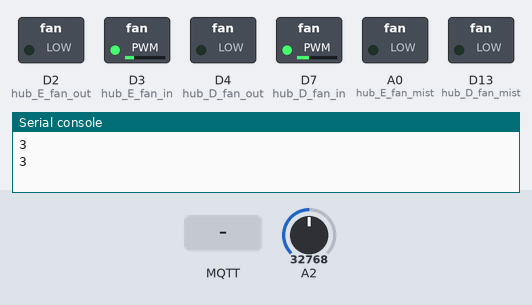
Bench run of a program on a simulated CircuitPython board. On the bench: switched loads named in the program (green lamp = pin HIGH), the last lines printed to the serial console. Inputs (shaded band) come from the test bench; at power-on: A2 = 32768 (analog values on the 0–65535 scale). WiFi joins after 1.5 s; no MQTT or app messages arrive unless stated; library files of the repository ran but are not shown: secrets.py.

Above: at 2.9 s.
3.0 s: MQTT message "1" arrives on the first subscribed topic
5.2 s: MQTT message "on" arrives on the first subscribed topic
At 7.9 s:
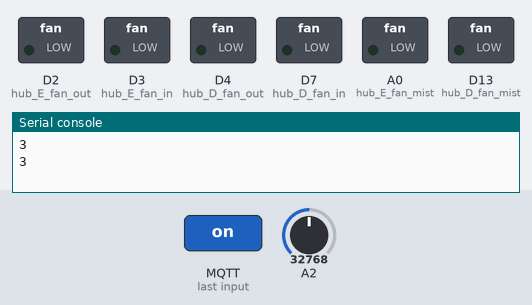
8.2 s: MQTT message "off" arrives on the first subscribed topic
At 22.2 s:
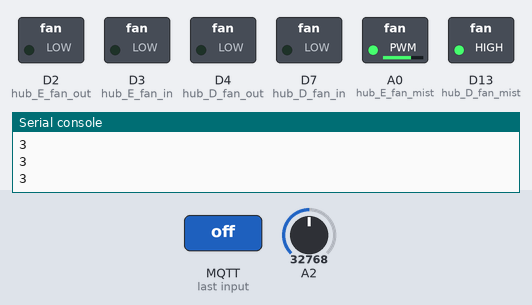
Timing chart, 0 to 46.0 s (numbered marks = the images above; inputs shaded):
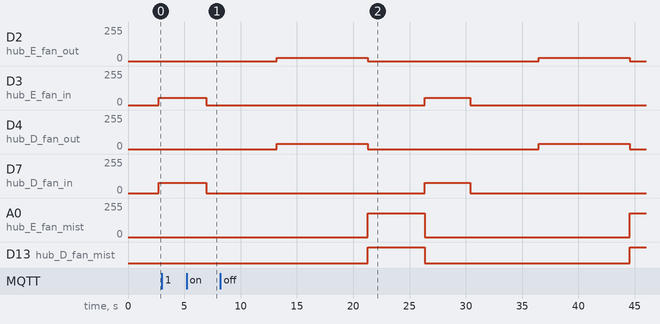

The program:

code.py
```python
from adafruit_esp32spi import adafruit_esp32spi
from adafruit_esp32spi import adafruit_esp32spi_wifimanager
import adafruit_esp32spi.adafruit_esp32spi_socket as socket
import adafruit_minimqtt.adafruit_minimqtt as MQTT
from digitalio import DigitalInOut
from slider import Slider
import board
import busio
import time
import pwmio
import digitalio


try:
    from secrets import secrets
except ImportError:
    print("WiFi secrets are kept in secrets.py, please add them there!")
    raise


# If you have an externally connected ESP32:
esp32_cs = DigitalInOut(board.D9)  # Chip select pin
esp32_ready = DigitalInOut(board.D11)  # BUSY or READY pin
esp32_reset = DigitalInOut(board.D12)  # Reset pin


spi = busio.SPI(board.SCK, board.MOSI, board.MISO)
esp = adafruit_esp32spi.ESP_SPIcontrol(spi, esp32_cs, esp32_ready, esp32_reset)

wifi = adafruit_esp32spi_wifimanager.ESPSPI_WiFiManager(esp, secrets)

# --- MQTT Functions
MQTT_topic = 'Activity'
# Define callback methods which are called when events occur
# pylint: disable=unused-argument, redefined-outer-name
def connected(client, userdata, flags, rc):
    # This function will be called when the client is connected
    # successfully to the broker.
    print("Connected to MQTT broker! Listening for topic changes on %s" % MQTT_topic)
    # Subscribe to all changes on the default MQTT topic feed.
    client.subscribe(MQTT_topic)


def disconnected(client, userdata, rc):
    # This method is called when the client is disconnected
    print("Disconnected from MQTT Broker!")


def message(client, topic, message):
    global last_incoming_value
    """Method called when a client's subscribed feed has a new
   value.
   :param str topic: The topic of the feed with a new value.
   :param str message: The new value
   """
    print("New message on topic {0}: {1}".format(topic, message))
    last_incoming_value = float(message)


# Connect to WiFi
print("Connecting to WiFi...")
wifi.connect()
print("Connected!")


# Initialize MQTT interface with the esp interface
MQTT.set_socket(socket, esp)

# Set up a MiniMQTT Client
mqtt_client = MQTT.MQTT(
    broker=secrets["mqtt_broker"],
    username=secrets["mqtt_broker_user"],
    password=secrets["mqtt_broker_password"],
    client_id=secrets["mqtt_clientid"]
)

# Setup the callback methods above
mqtt_client.on_connect = connected
mqtt_client.on_disconnect = disconnected
mqtt_client.on_message = message


# Connect the client to the MQTT broker.
print("Connecting to MQTT broker...")
mqtt_client.connect()

# We will use this value to save new incoming data
last_incoming_value = 0


###########################################

# Create PWMOut objects for fan control
hub_D_fan_in = pwmio.PWMOut(board.D7, frequency=5000, duty_cycle=0)
hub_D_fan_out = pwmio.PWMOut(board.D4, frequency=5000, duty_cycle=0)
hub_D_fan_mist = pwmio.PWMOut(board.D13, frequency=5000, duty_cycle=0)

hub_E_fan_in = pwmio.PWMOut(board.D3, frequency=5000, duty_cycle=0)
hub_E_fan_out = pwmio.PWMOut(board.D2, frequency=5000, duty_cycle=0)
hub_E_fan_mist = pwmio.PWMOut(board.A0, frequency=5000, duty_cycle=0)
curState = 0

slider = Slider()

def adjust_fans(value_fan_in, value_fan_out, value_fan_mist, hub_fan_in, hub_fan_out, hub_fan_mist):
    hub_fan_in.duty_cycle = int(65535 * value_fan_in)
    hub_fan_out.duty_cycle = int(65535 * value_fan_out)
    hub_fan_mist.duty_cycle = int(65535 * value_fan_mist)

def crowded():
    global curState, now
    if time.monotonic() - now > 12:
        curState = 0
        mqtt_client.publish("Group-1/Activity", 1) # Send an activity update
    elif time.monotonic() - now > 11:
        adjust_fans(0, 0, 1, hub_D_fan_in, hub_D_fan_out, hub_D_fan_mist)
        adjust_fans(0, 0, 0.7, hub_E_fan_in, hub_E_fan_out, hub_E_fan_mist)
    elif time.monotonic() - now > 7:
        adjust_fans(0, 0.33, 0, hub_D_fan_in, hub_D_fan_out, hub_D_fan_mist)
        adjust_fans(0, 0.30, 0, hub_E_fan_in, hub_E_fan_out, hub_E_fan_mist)
    elif time.monotonic() - now > 4.5:
        adjust_fans(1, 0, 0, hub_D_fan_in, hub_D_fan_out, hub_D_fan_mist)
        adjust_fans(0, 0, 0, hub_E_fan_in, hub_E_fan_out, hub_E_fan_mist)
    else:
        adjust_fans(1, 0, 0, hub_D_fan_in, hub_D_fan_out, hub_D_fan_mist)
        adjust_fans(1, 0, 0, hub_E_fan_in, hub_E_fan_out, hub_E_fan_mist)

def busy():
    global curState, now
    if time.monotonic() - now > 15:
        curState = 0
        mqtt_client.publish("Group-1/Activity", 1) # Send an activity update
    elif time.monotonic() - now > 14:
        adjust_fans(0, 0, 1, hub_D_fan_in, hub_D_fan_out, hub_D_fan_mist)
        adjust_fans(0, 0, 0.7, hub_E_fan_in, hub_E_fan_out, hub_E_fan_mist)
    elif time.monotonic() - now > 8:
        adjust_fans(0, 0.25, 0, hub_D_fan_in, hub_D_fan_out, hub_D_fan_mist)
        adjust_fans(0, 0.17, 0, hub_E_fan_in, hub_E_fan_out, hub_E_fan_mist)
    elif time.monotonic() - now > 4.5:
        adjust_fans(0, 0, 0, hub_D_fan_in, hub_D_fan_out, hub_D_fan_mist)
        adjust_fans(0, 0, 0, hub_E_fan_in, hub_E_fan_out, hub_E_fan_mist)
    else:
        adjust_fans(0.75, 0, 0, hub_D_fan_in, hub_D_fan_out, hub_D_fan_mist)
        adjust_fans(0.25, 0, 0, hub_E_fan_in, hub_E_fan_out, hub_E_fan_mist)


def quiet():
    global curState, now
    if time.monotonic() - now > 22:
        curState = 0
        mqtt_client.publish("Group-1/Activity", 1) # Send an activity update
        hubD_timer = time.monotonic()
    elif time.monotonic() - now > 19:
        adjust_fans(0, 0, 1, hub_D_fan_in, hub_D_fan_out, hub_D_fan_mist)
        adjust_fans(0, 0, 0.7, hub_E_fan_in, hub_E_fan_out, hub_E_fan_mist)
    elif time.monotonic() - now > 11:
        adjust_fans(0, 0.15, 0, hub_D_fan_in, hub_D_fan_out, hub_D_fan_mist)
        adjust_fans(0, 0.10, 0, hub_E_fan_in, hub_E_fan_out, hub_E_fan_mist)
    elif time.monotonic() - now > 4.5:
        adjust_fans(0, 0, 0, hub_D_fan_in, hub_D_fan_out, hub_D_fan_mist)
        adjust_fans(0, 0, 0, hub_E_fan_in, hub_E_fan_out, hub_E_fan_mist)
    else:
        adjust_fans(0.3, 0, 0, hub_D_fan_in, hub_D_fan_out, hub_D_fan_mist)
        adjust_fans(0.22, 0, 0, hub_E_fan_in, hub_E_fan_out, hub_E_fan_mist)


def get_selected_message():
    global curState, now
    if curState == 0:
        maxValue = 1 #max value of the environment: want to divide slider in 3 intervals to determine which message is being sent
        #print(last_incoming_value) # Activity level
        if slider.sense() < 300:
            curValue = last_incoming_value
        else:
            curValue = (slider.sense() + 8000)/100000
        curValue = 0.20
        if(curValue > 0.67):
            curState = 1
            now = time.monotonic()
        elif(curValue > 0.34):
            curState = 2
            now = time.monotonic()
        else:
            curState = 3
            now = time.monotonic()
    elif curState == 1:
        crowded()
    elif curState == 2:
        busy()
    elif curState == 3:
        quiet()
    print(curState)

# Main loop
while True:
    # This try / except loop is used to continuously get new data from MQTT, and reset if anything goes wrong
    try:
        mqtt_client.loop(timeout=0.01)
    except (ValueError, RuntimeError) as e:
        print("Failed to get data, retrying\n", e)
        wifi.reset()
        mqtt_client.reconnect()
        continue

    get_selected_message()
    #print(last_incoming_value) # Activity level
    # Wait for some time before the next cycle
    time.sleep(1)  # Adjust the delay as needed
```

slider.py
```python
# slider.py
import time
import board
from analogio import AnalogIn
from analogio import AnalogOut
import pwmio

class Slider():
    def __init__(self, port=board.A2):
            self.slider = AnalogIn(port)

    def sense(self):
        return self.slider.value
```

Measured:
- by itself, D2 (hub_E_fan_out): alternates 25/255 for 8.1 s and 0/255 for 15.2 s
- by itself, D4 (hub_D_fan_out): alternates 38/255 for 8.1 s and 0/255 for 15.2 s
